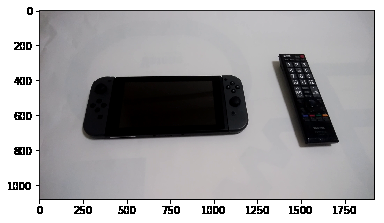
#> input picture images_org/1.png, 384 x 223 px; its folder holds only this picture in this run
$ python padding_for_training_images.py
#> lines starting #> are read from the running program, lines starting #| are printed output that depends on the picture
import cv2
import os
import glob
import numpy as np
from PIL import Image

### 1. $ cd YoloTrainDataGenerate
### 2. $ sudo chmod +x *.sh
### 3. $ ./setup.sh
### 4. Copy the training image to "images_org" folder
###    (example) ./images_org/Person_0001.png
###              ./images_org/Person_0002.png
###              ./images_org/dog_0001.png
###              ./images_org/dog_0002.png
###              ./images_org/dog_0003.png
### 5. $ nano padding_for_training_images.py
### 6. Change the total number of images after padding
###    (example before) train_images = 100
###    (example after)  train_images = 1000
### 7. $ python3 padding_for_training_images.py
### 8. The padded image will be created directly under the "Images" folder


# Deduplication function in List
def remove_duplicates(x):
    y=[]
    for i in x:
        if i not in y:
            y.append(i)
    return y

# Histogram homogenization function
def equalizeHistRGB(src):

    RGB = cv2.split(src)
    Blue   = RGB[0]
    Green = RGB[1]
    Red    = RGB[2]
    for i in range(3):
        cv2.equalizeHist(RGB[i])
    img_hist = cv2.merge([RGB[0],RGB[1], RGB[2]])
    return img_hist

# Gaussian noise function
def addGaussianNoise(src):
    row,col,ch= src.shape
    mean = 0
    var = 0.1
    sigma = 15
    gauss = np.random.normal(mean,sigma,(row,col,ch))
    gauss = gauss.reshape(row,col,ch)
    noisy = src + gauss
    return noisy

# salt & pepper noise function
def addSaltPepperNoise(src):
    row,col,ch = src.shape
    s_vs_p = 0.5
    amount = 0.004
    out = src.copy()

    # Salt mode
    try:
        num_salt = np.ceil(amount * src.size * s_vs_p)
        coords = [np.random.randint(0, i-1 , int(num_salt)) for i in src.shape]
        out[coords[:-1]] = (255,255,255)
    except:
        pass

    # Pepper mode
    try:
        num_pepper = np.ceil(amount* src.size * (1. - s_vs_p))
        coords = [np.random.randint(0, i-1 , int(num_pepper)) for i in src.shape]
        out[coords[:-1]] = (0,0,0)
    except:
        pass
    return out


base_path = os.getcwd()
img_files = glob.glob("images_org/*")
imgs = []
labels = []
labelsdist = []
for img_file in img_files:
    labels.append(img_file.split("/")[-1].split(".")[0].split("_")[0])
    imgs.append(cv2.imread(img_file, cv2.IMREAD_UNCHANGED))
labelsdist = remove_duplicates(labels)

# write label file
with open("label.txt", "w") as f:
    for label in labelsdist:
        f.write("%s\n" % (label))

######################################################
train_images = 100
######################################################

# Generate lookup table
min_table = 50
max_table = 205
diff_table = max_table - min_table
gamma1 = 0.75
gamma2 = 1.5
LUT_HC = np.arange(256, dtype = 'uint8')
LUT_LC = np.arange(256, dtype = 'uint8')
LUT_G1 = np.arange(256, dtype = 'uint8')
LUT_G2 = np.arange(256, dtype = 'uint8')
LUTs = []
# Smoothing sequence
average_square = (10,10)
# Create high contrast LUT
for i in range(0, min_table):
    LUT_HC[i] = 0
for i in range(min_table, max_table):
    LUT_HC[i] = 255 * (i - min_table) / diff_table
for i in range(max_table, 255):
    LUT_HC[i] = 255
# Other LUT creation
for i in range(256):
    LUT_LC[i] = min_table + i * (diff_table) / 255
    LUT_G1[i] = 255 * pow(float(i) / 255, 1.0 / gamma1)
    LUT_G2[i] = 255 * pow(float(i) / 255, 1.0 / gamma2)
LUTs.append(LUT_HC)
LUTs.append(LUT_LC)
LUTs.append(LUT_G1)
LUTs.append(LUT_G2)

for i in range(train_images):

    class_id = np.random.randint(len(labels))
    img = imgs[class_id]

    # Contrast conversion execution
    if np.random.randint(2) == 1:
        level = np.random.randint(4)
        img = cv2.LUT(img, LUTs[level])

    # Smoothing execution
    if np.random.randint(2) == 1:
        img = cv2.blur(img, average_square)

    # Histogram equalization execution
    if np.random.randint(2) == 1:
        img = equalizeHistRGB(img)

    # Gaussian noise addition execution
    if np.random.randint(2) == 1:
        img = addGaussianNoise(img)

    # Salt & Pepper noise addition execution
    if np.random.randint(2) == 1:
        img = addSaltPepperNoise(img)

    image_path = "%s/images/%s_%s.png" % (base_path, labels[class_id], i)
    cv2.imwrite(image_path, img)

    print("train image", i, labels[class_id])
#> this loop made 100 passes
#> pass 1, `img = cv2.blur(img, average_square)`:
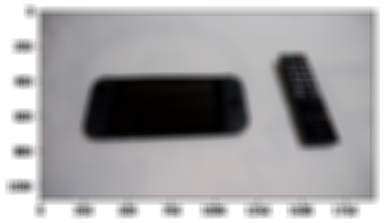
#> img: shape (223, 384, 4); mean B, G, R, A 164.5, 163, 164.2, 191.9
